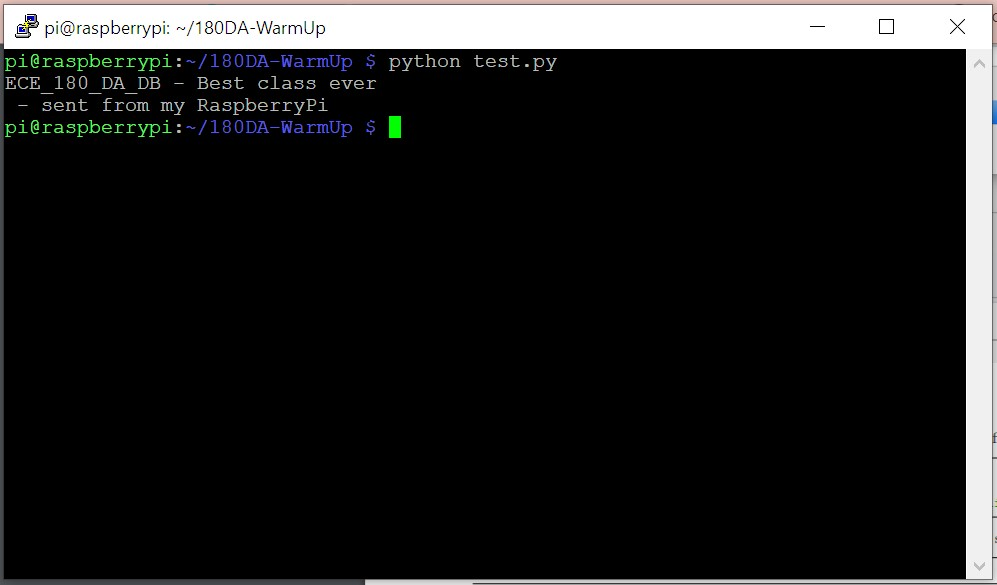
#> input picture python_script.jpg, 997 x 585 px, given in place of the camera
$ python bounding_box.py
#> lines starting #> are read from the running program, lines starting #| are printed output that depends on the picture; after the words box and inside, x2 and y2 are one past the last pixel; in counts of white or black regions, pixels touching at a corner belong together
'''
converting colorspaces: https://opencv-python-tutroals.readthedocs.io/en/latest/py_tutorials/py_imgproc/py_colorspaces/py_colorspaces.html#converting-colorspaces
bounding box: https://opencv-python-tutroals.readthedocs.io/en/latest/py_tutorials/py_imgproc/py_contours/py_contour_features/py_contour_features.html#contour-features
'''

import numpy as np
import cv2

cap = cv2.VideoCapture(0)

while(1):

    # Take each frame
    _, frame1 = cap.read()
#> frame1 is the input picture: shape (585, 997, 3); mean B, G, R 29.6, 29.6, 29.5
    _, frame2 = cap.read()

    # Convert BGR to HSV
    hsv = cv2.cvtColor(frame1, cv2.COLOR_BGR2HSV)
#> hsv: shape (585, 997, 3); mean H, S, V 8.3, 16.1, 30.5
    rgb = cv2.cvtColor(frame2, cv2.COLOR_BGR2RGB)

    # define range of black color in HSV
    lower_hsv = np.array([0, 0, 0])
    upper_hsv = np.array([0, 0, 50])

    # define range of black color in RGB
    lower_rgb = np.array([0, 0, 0])
    upper_rgb = np.array([50, 50, 50])

    # Threshold the HSV image to get only black colors
    mask_hsv = cv2.inRange(hsv, lower_hsv, upper_hsv)
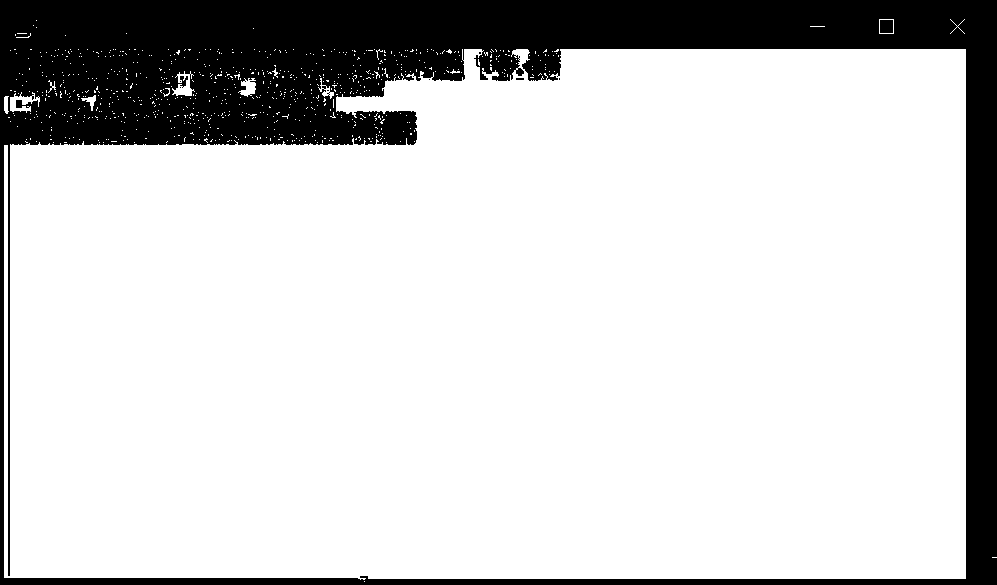
#> mask_hsv: shape (585, 997); 80.6% white; 9 black regions (7 under 20 px), largest, box (x1, y1, x2, y2) and area: (0, 0, 997, 585) 112892, (880, 20, 893, 33) 169

    # Threshold the RGB image to get only black colors
    mask_rgb = cv2.inRange(rgb, lower_rgb, upper_rgb)
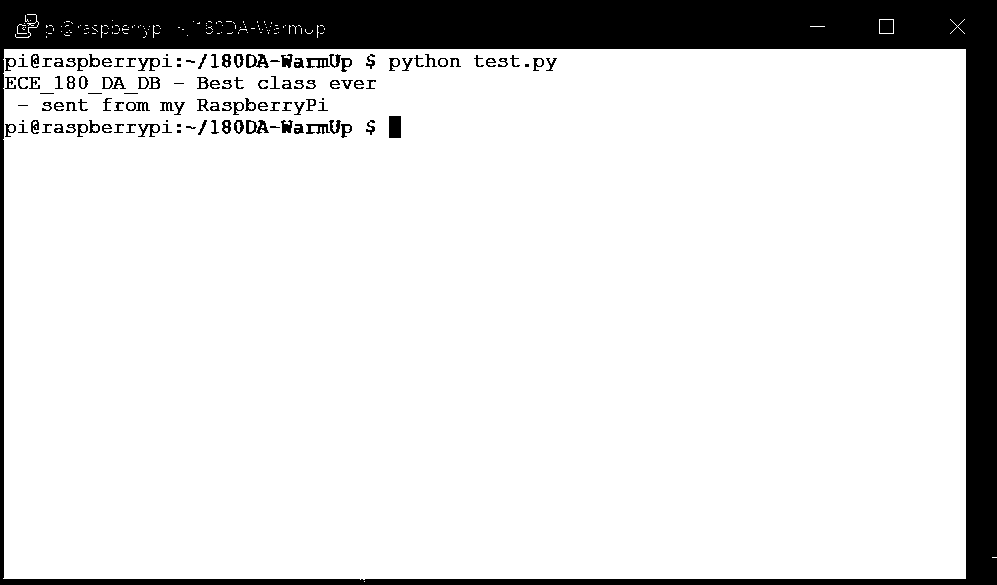
#> mask_rgb: shape (585, 997); 86.4% white; 126 black regions (19 under 20 px)

    area = 0
    count = 0

    # Find contours with RGB and display them
    contours, hierarchy = cv2.findContours(mask_rgb, cv2.RETR_EXTERNAL, cv2.CHAIN_APPROX_SIMPLE)
#> contours = 123 contours, 121 with area under 20; largest, box (x1, y1, x2, y2) and area: (3, 49, 966, 580) 508376, (879, 19, 894, 34) 196
    # Only display rectangles that are bigger than the average rectangle size
    for cnt in contours:
        x,y,w,h = cv2.boundingRect(cnt)
        area = area + w*h
        count = count + 1
#> this loop made 123 passes
#> (cnt, x, y, w, h, area) on passes 4, 5, 7, 8, 9, 10, 11, 12, 13, 15: ([[145, 36], [144, 37], [143, 37], [144, 37]], 143, 36, 3, 2, 511365), ([[46, 36], [46, 37]], 46, 36, 1, 2, 511367), ([[64, 34], [65, 35], [69, 35], [65, 35]], 64, 34, 6, 2, 511380), ([[274, 33], [276, 33]], 274, 33, 3, 1, 511383), ([[217, 33], [219, 33]], 217, 33, 3, 1, 511386), ([[92, 33], [95, 33]], 92, 33, 4, 1, 511390), ([[84, 33], [86, 33]], 84, 33, 3, 1, 511393), ([[48, 33], [51, 33]], 48, 33, 4, 1, 511397), ([[323, 32], [322, 33], [320, 33], [322, 33]], 320, 32, 4, 2, 511405), ([[268, 32], [268, 33]], 268, 32, 1, 2, 511408)
#> (x, y, w, h, area) on passes 3, 6, 14, 17, 20, 25: (3, 49, 963, 531, 511359), (187, 35, 1, 1, 511368), (278, 32, 1, 1, 511406), (247, 32, 1, 1, 511411), (221, 32, 1, 1, 511426), (88, 32, 1, 1, 511457)
#> after the loop, area = 513211; count = 123
    if count > 0:
        avg_area = area/count
#> avg_area = 4172.4
    else:
        avg_area = 0
    for cnt in contours:
        x,y,w,h = cv2.boundingRect(cnt)
        area = w*h
        if area > avg_area:
            cv2.rectangle(frame2,(x,y),(x+w,y+h),(255,0,0),2)
#> this loop made 123 passes
#> (x, y, w, h, area) on passes 3, 29, 35, 50, 59: (3, 49, 963, 531, 511353), (206, 31, 7, 3, 21), (305, 29, 8, 5, 40), (122, 28, 7, 3, 21), (92, 27, 6, 5, 30)
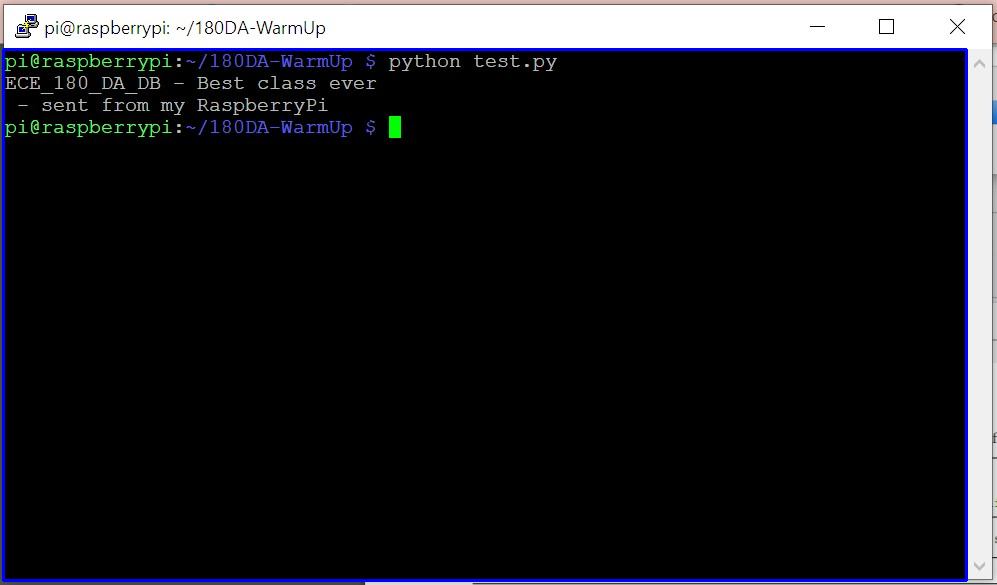
#> frame2: shape (585, 997, 3); 1.54% of pixels changed, all inside (x1, y1, x2, y2) = (2, 48, 968, 582)

    # Find contours with HSV and display them
    contours, hierarchy = cv2.findContours(mask_hsv, cv2.RETR_EXTERNAL, cv2.CHAIN_APPROX_SIMPLE)
#> contours = 800 contours, 792 with area under 20; largest, box (x1, y1, x2, y2) and area: (4, 49, 966, 580) 465322, (10, 92, 40, 113) 219, (879, 19, 894, 34) 196, (172, 71, 195, 96) 190, (238, 78, 256, 97) 156, (318, 78, 334, 99) 76, (81, 95, 96, 111) 63, (4, 96, 9, 114) 49
    for cnt in contours:
        x,y,w,h = cv2.boundingRect(cnt)
        area = w*h
        if area > avg_area:
            cv2.rectangle(frame1,(x,y),(x+w,y+h),(255,0,0),2)
#> this loop made 800 passes
#> cnt on passes 9 to 11: [[53, 142]], [[414, 141]], [[400, 141]]
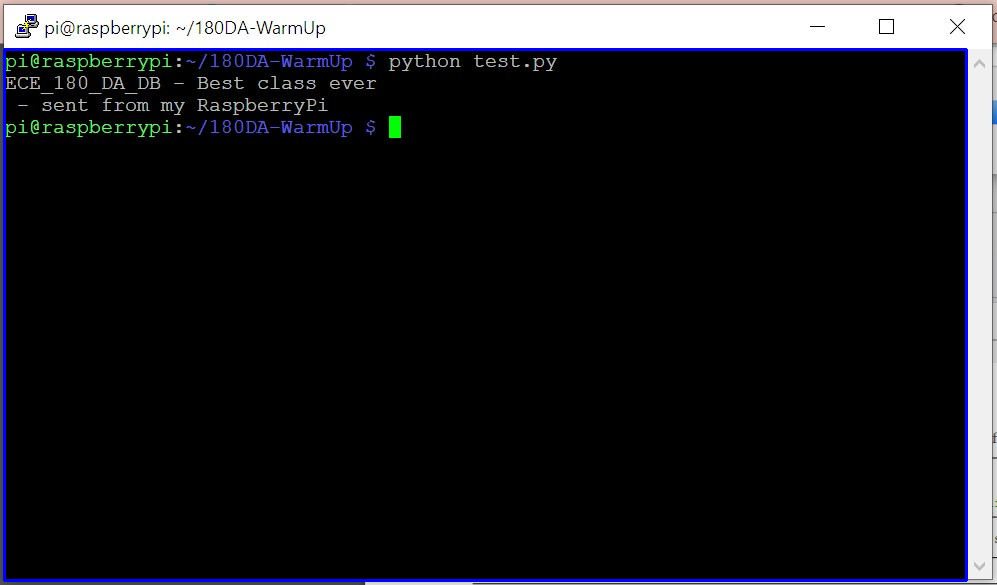
#> frame1: shape (585, 997, 3); 1.54% of pixels changed, all inside (x1, y1, x2, y2) = (3, 48, 968, 582)

    cv2.imshow('hsv_thres', frame1)
    cv2.imshow('rgb_thres', frame2)
    k = cv2.waitKey(5) & 0xFF
#> (key Esc is pressed here)
    if k == 27:
        break

cv2.destroyAllWindows()
